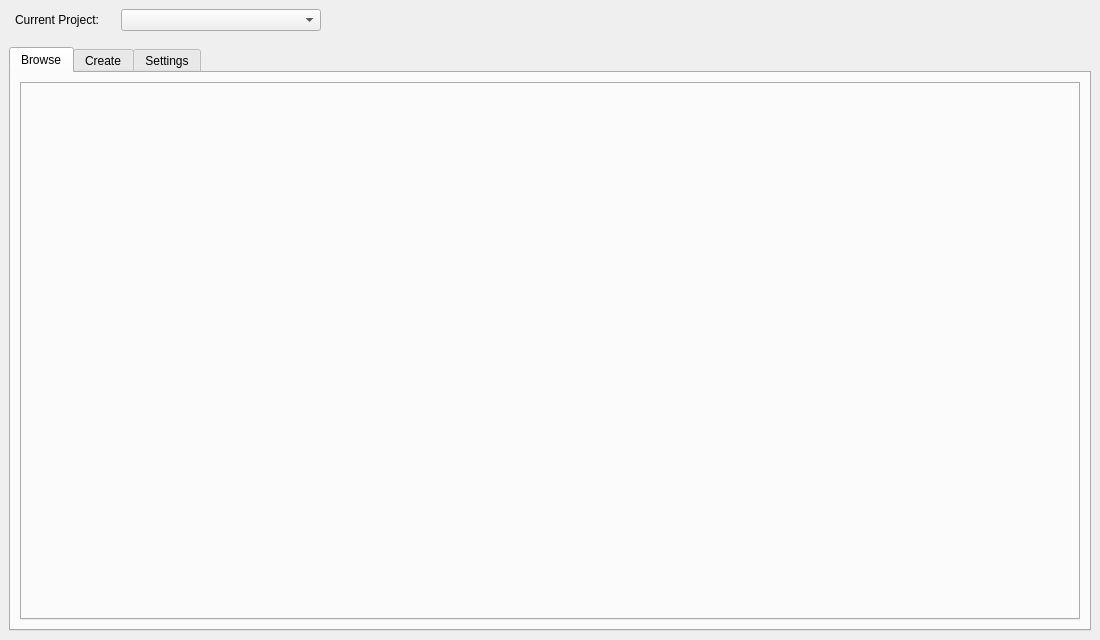
<?xml version="1.0" encoding="UTF-8"?>
<ui version="4.0">
 <class>MainWindow</class>
 <widget class="QMainWindow" name="MainWindow">
  <property name="geometry">
   <rect>
    <x>0</x>
    <y>0</y>
    <width>1100</width>
    <height>640</height>
   </rect>
  </property>
  <property name="minimumSize">
   <size>
    <width>1100</width>
    <height>640</height>
   </size>
  </property>
  <property name="maximumSize">
   <size>
    <width>1100</width>
    <height>640</height>
   </size>
  </property>
  <property name="windowTitle">
   <string>Asset Manager</string>
  </property>
  <property name="autoFillBackground">
   <bool>true</bool>
  </property>
  <widget class="QWidget" name="centralwidget">
   <layout class="QVBoxLayout" name="verticalLayout">
    <item>
     <layout class="QHBoxLayout" name="horizontalLayout_32">
      <property name="leftMargin">
       <number>6</number>
      </property>
      <property name="rightMargin">
       <number>6</number>
      </property>
      <property name="bottomMargin">
       <number>10</number>
      </property>
      <item>
       <layout class="QHBoxLayout" name="horizontalLayout_30">
        <item>
         <widget class="QLabel" name="label_2">
          <property name="minimumSize">
           <size>
            <width>100</width>
            <height>0</height>
           </size>
          </property>
          <property name="text">
           <string>Current Project:</string>
          </property>
         </widget>
        </item>
        <item>
         <widget class="QComboBox" name="projComboBox">
          <property name="minimumSize">
           <size>
            <width>200</width>
            <height>0</height>
           </size>
          </property>
         </widget>
        </item>
       </layout>
      </item>
      <item>
       <spacer name="horizontalSpacer_4">
        <property name="orientation">
         <enum>Qt::Horizontal</enum>
        </property>
        <property name="sizeHint" stdset="0">
         <size>
          <width>40</width>
          <height>20</height>
         </size>
        </property>
       </spacer>
      </item>
     </layout>
    </item>
    <item>
     <widget class="QTabWidget" name="tabWidget">
      <property name="minimumSize">
       <size>
        <width>0</width>
        <height>0</height>
       </size>
      </property>
      <property name="maximumSize">
       <size>
        <width>16777215</width>
        <height>16777215</height>
       </size>
      </property>
      <property name="tabPosition">
       <enum>QTabWidget::North</enum>
      </property>
      <property name="tabShape">
       <enum>QTabWidget::Rounded</enum>
      </property>
      <property name="currentIndex">
       <number>0</number>
      </property>
      <property name="tabsClosable">
       <bool>false</bool>
      </property>
      <widget class="QWidget" name="browseTab">
       <attribute name="title">
        <string>Browse</string>
       </attribute>
       <layout class="QHBoxLayout" name="horizontalLayout_29">
        <item>
         <widget class="QTabWidget" name="browseTabs"/>
        </item>
       </layout>
      </widget>
      <widget class="QWidget" name="createTab">
       <attribute name="title">
        <string>Create</string>
       </attribute>
       <layout class="QVBoxLayout" name="verticalLayout_4">
        <item>
         <widget class="QTabWidget" name="createPageTabs"/>
        </item>
       </layout>
      </widget>
      <widget class="QWidget" name="settingsTab">
       <attribute name="title">
        <string>Settings</string>
       </attribute>
       <layout class="QVBoxLayout" name="verticalLayout_3">
        <item>
         <layout class="QVBoxLayout" name="settingsVLayout"/>
        </item>
       </layout>
      </widget>
     </widget>
    </item>
   </layout>
  </widget>
 </widget>
 <resources/>
 <connections/>
</ui>
